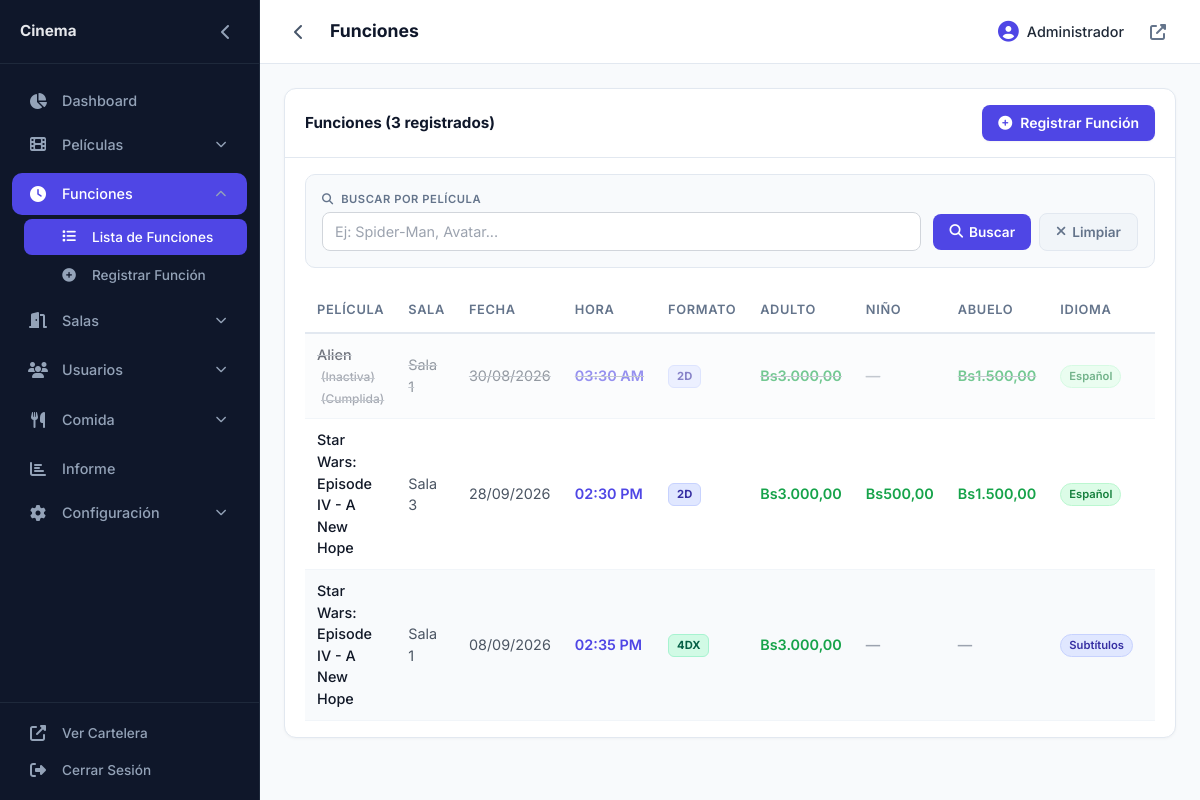
The app's page /admin/index.php?tab=showtimes (signed in), older data.
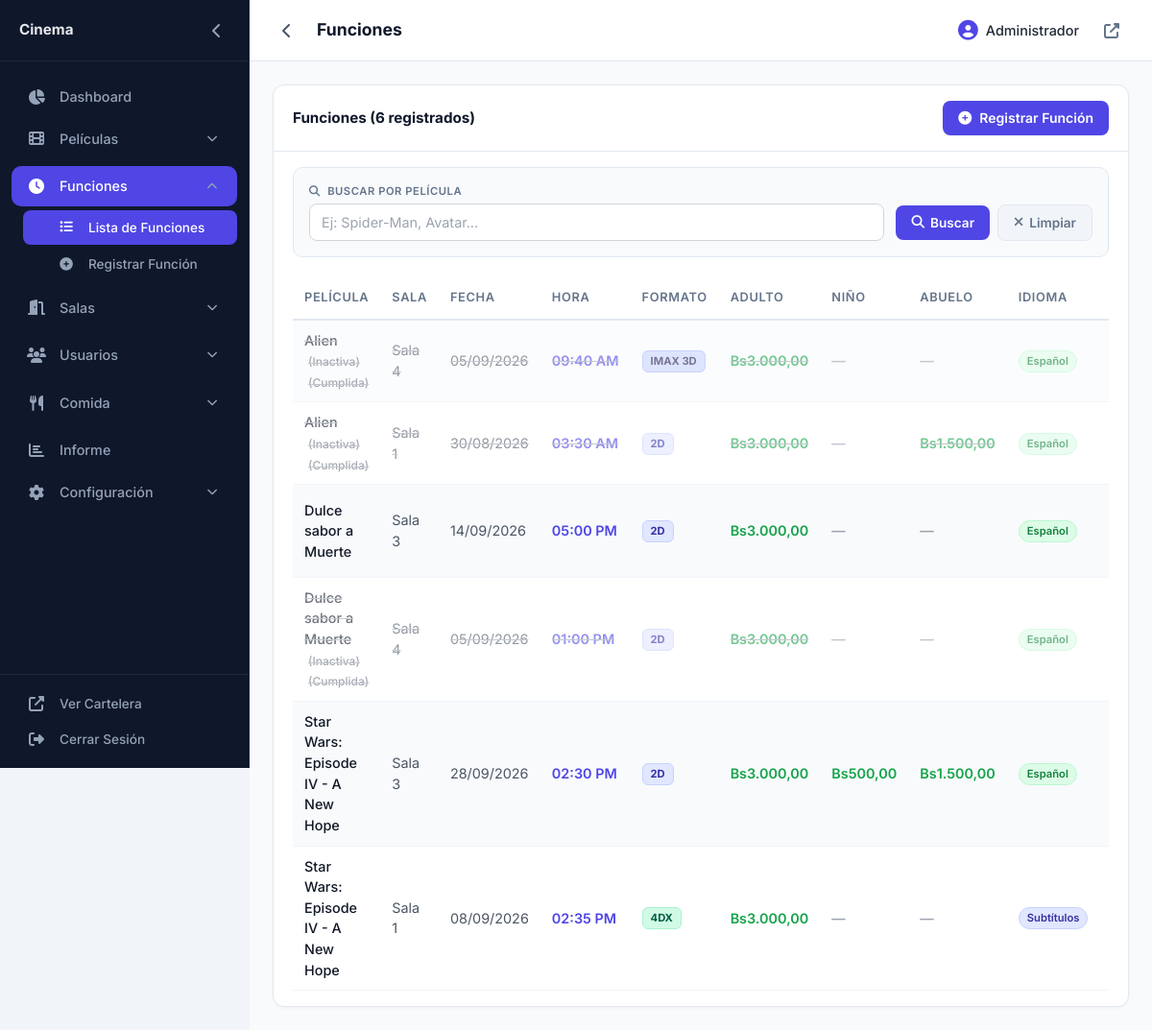
The same page, newer data.
### tables this page shows
CREATE TABLE `showtimes` (
  `id` int(11) NOT NULL,
  `movie_id` int(11) NOT NULL,
  `room_id` int(11) NOT NULL,
  `show_date` date NOT NULL,
  `show_time` time NOT NULL,
  `price` decimal(10,2) NOT NULL,
  `price_adult` decimal(10,2) NOT NULL DEFAULT 0.00,
  `price_child` decimal(10,2) NOT NULL DEFAULT 0.00,
  `price_senior` decimal(10,2) NOT NULL DEFAULT 0.00,
  `enable_child_price` tinyint(1) NOT NULL DEFAULT 1,
  `enable_senior_price` tinyint(1) NOT NULL DEFAULT 1,
  `half_price_monday` tinyint(1) DEFAULT 0,
  `promotions` varchar(255) DEFAULT NULL,
  `language` varchar(20) DEFAULT 'español',
  `format` varchar(20) DEFAULT NULL,
  `is_active` tinyint(1) DEFAULT 1,
  `created_at` timestamp NULL DEFAULT current_timestamp()
);

CREATE TABLE `movies` (
  `id` int(11) NOT NULL,
  `title` varchar(255) NOT NULL,
  `description` text DEFAULT NULL,
  `poster_url` varchar(255) DEFAULT NULL,
  `banner_url` varchar(255) DEFAULT NULL,
  `cast_members` text DEFAULT NULL,
  `country_id` int(11) DEFAULT NULL,
  `duration` int(11) DEFAULT NULL,
  `genre` varchar(100) DEFAULT NULL,
  `year` year(4) DEFAULT NULL,
  `director` varchar(100) DEFAULT NULL,
  `classification` varchar(50) DEFAULT NULL,
  `trailer_url` varchar(255) DEFAULT NULL,
  `is_active` tinyint(1) DEFAULT 1,
  `created_at` timestamp NULL DEFAULT current_timestamp()
);

CREATE TABLE `rooms` (
  `id` int(11) NOT NULL,
  `name` varchar(50) NOT NULL,
  `capacity` int(11) NOT NULL DEFAULT 50,
  `description` text DEFAULT NULL,
  `seat_layout` longtext DEFAULT NULL CHECK (json_valid(`seat_layout`)),
  `aisle_config` longtext DEFAULT NULL CHECK (json_valid(`aisle_config`)),
  `is_active` tinyint(1) DEFAULT 1,
  `created_at` timestamp NULL DEFAULT current_timestamp()
);

### app/Helpers/formats.php (called while the page is built, shortened)
<?php
function formatCurrency($amount, $config = null)
{
    $symbol = $config['currency_symbol'] ?? '$';
    $position = $config['currency_position'] ?? 'left';
    $thousands = $config['thousands_separator'] ?? '.';
    $decimal = $config['decimal_separator'] ?? ',';
    $decimals = intval($config['decimal_places'] ?? 2);
    $formatted = number_format($amount, $decimals, $decimal, $thousands);
    return $position === 'right' ? $formatted . ' ' . $symbol : $symbol . $formatted;
}
function formatTimeVenezuela($time)
{
    return date('h:i A', strtotime($time));
}
function formatDateShort($date)
{
    return date('d/m/Y', strtotime($date));
}

### app/Helpers/site.php (called while the page is built, shortened)
<?php
function getSiteConfig($pdo)
{
    static $config = null;
    if ($config !== null) {
        return $config;
    }
    $defaults = [
        'site_name' => 'Cinema Pro',
        'site_logo' => '',
        'footer_logo' => '',
        'site_favicon' => '',
        'timezone' => 'America/Caracas',
        'footer_copyright' => '© ' . date('Y') . ' Cinema. Todos los derechos reservados.',
        'company_rif' => '',
        'currency_symbol' => '$',
        'currency_position' => 'left',
        'thousands_separator' => '.',
        'decimal_separator' => ',',
        'decimal_places' => '2',
        'address' => '',
        'phone' => '',
        'email' => '',
        'instagram' => '',
        'facebook' => '',
        'twitter' => '',
        'telegram' => '',
        'whatsapp' => ''
    ];
    try {
        $stmt = $pdo->query("SELECT key_name, value FROM site_config");
        $rows = $stmt->fetchAll();
        $config = [];
        foreach ($rows as $row) {
            $config[$row['key_name']] = $row['value'];
        }
        foreach ($defaults as $key => $default_value) {
            if (!isset($config[$key]) || $config[$key] === '') {
                $config[$key] = $default_value;
            }
        }
        return $config;
    } catch (PDOException $e) {
        error_log("Error cargando configuración del sitio: " . $e->getMessage());
        return $defaults;
    }
}

### admin/modules/showtime/showtime.php (the view, shortened to what the changed rows need)
<?php
$search_showtime = isset($_GET['search_showtime']) ? trim($_GET['search_showtime']) : '';
$showtimes_sql = "
    SELECT s.*, m.title as movie_title, m.duration, COALESCE(m.is_active, 0) as movie_active,
           r.name as room_name, COALESCE(s.format, '2D') as format
    FROM showtimes s
    LEFT JOIN movies m ON s.movie_id = m.id
    JOIN rooms r ON s.room_id = r.id
    WHERE 1=1
";
if (!empty($search_showtime)) {
    $showtimes_sql .= " AND m.title LIKE ?";
    $showtimes_sql .= " ORDER BY m.title ASC, s.show_date DESC, s.show_time";
    $stmt = $pdo->prepare($showtimes_sql);
    $stmt->execute(['%' . $search_showtime . '%']);
} else {
    $showtimes_sql .= " ORDER BY m.title ASC, s.show_date DESC, s.show_time";
    $stmt = $pdo->query($showtimes_sql);
}
$showtimes = $stmt->fetchAll();
?>
<div class="admin-card">
    <div class="admin-card-header">
        <h3 class="admin-card-title">Funciones (<?= count($showtimes) ?> registrados)</h3>
        <a href="index.php?tab=showtimes&action=register" class="inline-flex items-center gap-2 bg-indigo-600 hover:bg-indigo-700 text-white font-semibold py-2 px-4 rounded-lg transition-all duration-200 shadow-sm hover:shadow-md text-sm no-underline">
            <i class="fas fa-plus-circle"></i> Registrar Función
        </a>
    </div>
    <div class="admin-card-body">
        <div class="search-box" data-tab="showtimes">
            <div class="search-group">
                <label><i class="fas fa-search mr-1"></i> Buscar por Película</label>
                <input type="text" id="searchShowtime" placeholder="Ej: Spider-Man, Avatar..." value="<?= htmlspecialchars($search_showtime) ?>">
            </div>
            <div class="search-actions">
                <button class="btn-search" id="searchBtn"><i class="fas fa-search"></i> Buscar</button>
                <button class="btn-clear" id="clearBtn"><i class="fas fa-times"></i> Limpiar</button>
            </div>
        </div>
        <div class="overflow-x-auto">
            <table class="admin-table">
                <thead>
                    <tr>
                        <th>Película</th>
                        <th>Sala</th>
                        <th>Fecha</th>
                        <th>Hora</th>
                        <th>Formato</th>
                        <th>Adulto</th>
                        <th>Niño</th>
                        <th>Abuelo</th>
                        <th>Idioma</th>
                        <th>Promociones</th>
                    </tr>
                </thead>
                <tbody>
                    <?php $rowIndex = 0; ?>
                    <?php foreach ($showtimes as $s):
                        $movie_exists = $s['movie_title'] !== null;
                        $is_inactive = $s['is_active'] == 0;
                        $showtime_ts = strtotime($s['show_date'] . ' ' . $s['show_time']);
                        $is_past = $showtime_ts !== false && $showtime_ts < time();
                        $language = $s['language'] ?? 'español';
                        $lang_label = $language == 'español' ? 'Español' : 'Subtítulos';
                        $lang_class = $language == 'español' ? 'espanol' : 'subtitulos';
                        $price_adult = $s['price_adult'] ?? $s['price'] ?? 0;
                        $price_child = $s['price_child'] ?? 0;
                        $price_senior = $s['price_senior'] ?? 0;
                        $enable_child = $s['enable_child_price'] ?? 1;
                        $enable_senior = $s['enable_senior_price'] ?? 1;
                        $format = $s['format'] ?? '2D';
                        $formatClass = 'format-2d';
                        if (!empty($format)) {
                            $formatLower = strtolower($format);
                            $formatClass = 'format-' . str_replace(' ', '-', $formatLower);
                        }
                    ?>
                        <tr class="<?= $rowIndex % 2 === 0 ? 'row-even' : 'row-odd' ?> <?= $is_inactive ? 'showtime-inactive' : '' ?> <?= $is_past ? 'showtime-past' : '' ?>">
                            <td class="font-medium <?= $movie_exists ? 'text-gray-900' : 'movie-deleted' ?>">
                                <?= htmlspecialchars($s['movie_title'] ?? 'Película eliminada') ?>
                                <?php if ($is_inactive): ?><span class="text-xs text-gray-500 ml-1">(Inactiva)</span><?php endif; ?>
                                <?php if ($is_past): ?><span class="text-xs text-gray-500 ml-1">(Cumplida)</span><?php endif; ?>
                            </td>
                            <td class="text-gray-600"><?= htmlspecialchars($s['room_name']) ?></td>
                            <td class="text-gray-600"><?= formatDateShort($s['show_date']) ?></td>
                            <td class="font-semibold text-indigo-600 time-display"><?= formatTimeVenezuela($s['show_time']) ?></td>
                            <td><span class="format-badge <?= $formatClass ?>"><?= htmlspecialchars($format) ?></span></td>
                            <td class="font-semibold text-green-600"><?= formatCurrency($price_adult, $siteConfig) ?></td>
                            <td class="font-semibold <?= $enable_child ? 'text-green-600' : 'text-gray-400' ?>">
                                <?= $enable_child ? formatCurrency($price_child, $siteConfig) : '—' ?>
                            </td>
                            <td class="font-semibold <?= $enable_senior ? 'text-green-600' : 'text-gray-400' ?>">
                                <?= $enable_senior ? formatCurrency($price_senior, $siteConfig) : '—' ?>
                            </td>
                            <td><span class="language-badge <?= $lang_class ?>"><?= $lang_label ?></span></td>
                            <td>
                            </td>
                        </tr>
                        <?php $rowIndex++; ?>
                    <?php endforeach; ?>
                </tbody>
            </table>
        </div>
    </div>
</div>

Row changes from the older to the newer data that the page shows:
added showtimes: movie.title "Alien", is_active "(Inactiva)", shows "(Cumplida)", room.name "Sala 4", show_date "05/09/2026", show_time "09:40 AM", format "IMAX 3D", price_adult "Bs3.000,00", language "Español"
added showtimes: movie.title "Dulce sabor a Muerte", room.name "Sala 3", show_date "14/09/2026", show_time "05:00 PM", format "2D", price_adult "Bs3.000,00", language "Español", is_active 1 (drawn)
added showtimes: movie.title "Dulce sabor a Muerte", is_active "(Inactiva)", shows "(Cumplida)", room.name "Sala 4", show_date "05/09/2026", show_time "01:00 PM", format "2D", price_adult "Bs3.000,00", language "Español"
Text that changed along with them:
count($showtimes): "3" → "6"
